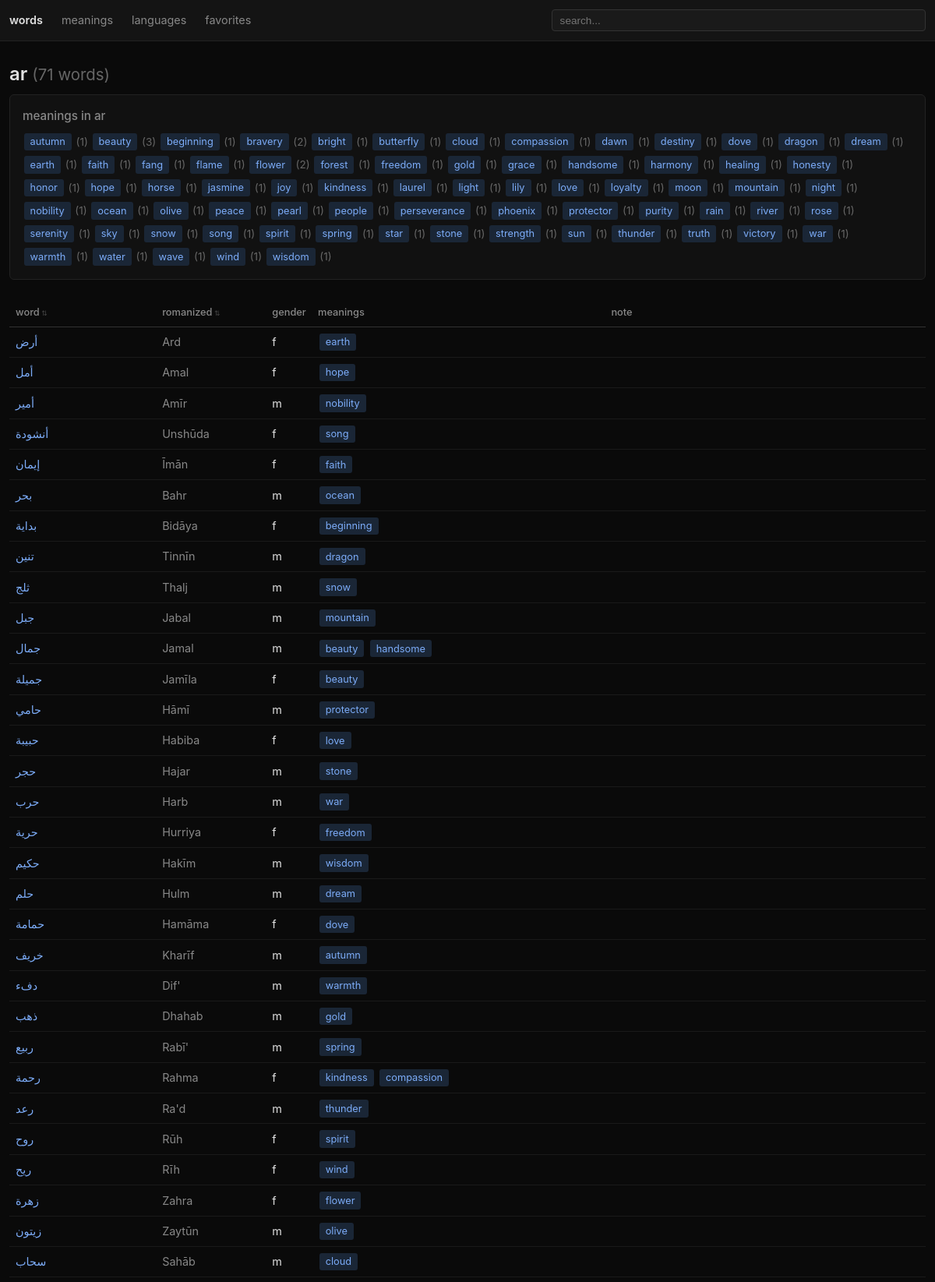
Page /language/ar (upper part) on the committed database.
### tables this page shows
CREATE TABLE words (
    id INTEGER PRIMARY KEY,
    text TEXT NOT NULL,
    romanized TEXT,
    language TEXT NOT NULL,
    gender TEXT,
    note TEXT
);

### web.py (the view)
@app.route("/language/<lang>")
def language_detail(lang):
    db = get_db()
    words = db.execute("""
        SELECT w.id, w.text, w.romanized, w.gender, w.note,
            GROUP_CONCAT(m.label, ', ') AS meanings
        FROM words w
        LEFT JOIN word_meanings wm ON w.id = wm.word_id
        LEFT JOIN meanings m ON wm.meaning_id = m.id
        WHERE w.language = ?
        GROUP BY w.id ORDER BY w.text
    """, (lang,)).fetchall()
    by_meaning = defaultdict(list)
    for w in words:
        if w["meanings"]:
            for ml in w["meanings"].split(", "):
                by_meaning[ml].append(w)
        else:
            by_meaning["(unassigned)"].append(w)
    return render_template("language.html",
        lang=lang, words=words, by_meaning=dict(sorted(by_meaning.items())))

### web.py (called while the page is built)
def get_db():
    if "db" not in g:
        g.db = sqlite3.connect(DB_PATH)
        g.db.execute("PRAGMA foreign_keys=ON")
        g.db.row_factory = sqlite3.Row
    return g.db

### templates/language.html (shortened to what this page needs)
{% extends "base.html" %}
{% block content %}
<h1>{{ lang }} <span class="count">({{ words|length }} words)</span></h1>
<div class="facets">
  <h3>meanings in {{ lang }}</h3>
  <ul class="tag-list">
  {% for m, ws in by_meaning.items() %}
    <li><a href="/words?lang={{ lang }}&meaning={{ m }}" class="tag">{{ m }}</a> <span class="count">({{ ws|length }})</span></li>
  {% endfor %}
  </ul>
</div>
<table>
<thead><tr>
  <th class="col-word-wide" data-sort>word</th><th class="col-rom" data-sort>romanized</th><th class="col-gender">gender</th><th class="col-meanings-wide">meanings</th><th class="col-note-wide">note</th>
</tr></thead>
<tbody>
{% for w in words %}
<tr>
  <td><a href="/word/{{ w.id }}">{{ w.text }}</a></td>
  <td class="romanized">{{ w.romanized or w.text }}</td>
  <td>{{ w.gender or '' }}</td>
  <td class="meanings-col">
    {% if w.meanings %}
      {% for m in w.meanings.split(', ') %}
        <a href="/words?meaning={{ m }}" class="tag">{{ m }}</a>
      {% endfor %}
    {% endif %}
  </td>
  <td class="note">{{ w.note or '' }}</td>
</tr>
{% endfor %}
</tbody>
</table>
{% endblock %}

### static/style.css (style rules this page uses)
* { margin: 0; padding: 0; box-sizing: border-box; }
body { font-family: "Inter", system-ui, -apple-system, sans-serif; background: #0a0a0a; color: #e0e0e0; line-height: 1.5; }
h1 { font-size: 1.5rem; font-weight: 600; margin-bottom: 0.5rem; }
h3 { font-size: 0.95rem; font-weight: 500; margin: 1rem 0 0.25rem; color: #999; }
a { color: #7cacf8; text-decoration: none; }
table { width: 100%; border-collapse: collapse; font-size: 0.9rem; table-layout: fixed; }
thead th { text-align: left; padding: 0.5rem; border-bottom: 1px solid #333; color: #888; font-weight: 500; font-size: 0.8rem; text-transform: lowercase; }
tbody td { padding: 0.4rem 0.5rem; border-bottom: 1px solid #1a1a1a; overflow: hidden; text-overflow: ellipsis; white-space: nowrap; }
.col-rom { width: 12%; }
.col-gender { width: 5%; }
.col-word-wide { width: 16%; }
.col-meanings-wide { width: 32%; white-space: normal; }
.col-note-wide { width: 35%; }
.romanized { color: #888; }
.note { color: #666; font-size: 0.85rem; }
.count { color: #666; font-weight: normal; font-size: 0.85em; }
.tag { display: inline-block; padding: 0.1rem 0.5rem; background: #1a2636; border-radius: 3px; font-size: 0.8rem; color: #7cacf8; margin: 0.1rem; }
.tag-list { list-style: none; display: flex; flex-wrap: wrap; gap: 0.25rem; }
.tag-list li { display: flex; align-items: center; gap: 0.25rem; }
.romanized { color: #888; font-weight: normal; }
.facets { background: #111; border: 1px solid #222; border-radius: 6px; padding: 1rem; margin-bottom: 1.5rem; }
.facets h3 { margin: 0 0 0.5rem; color: #888; }
.meanings-col { white-space: normal; }
th[data-sort] { cursor: pointer; user-select: none; }
th[data-sort]::after { content: " ⇅"; font-size: 0.7em; color: #444; }

### rows in the picture
words: text "أرض", romanized "Ard", gender "f", m "earth"
words: text "أمل", romanized "Amal", gender "f", m "hope"
words: text "أمير", romanized "Amīr", gender "m", m "nobility"
words: text "أنشودة", romanized "Unshūda", gender "f", m "song"
words: text "إيمان", romanized "Īmān", gender "f", m "faith"
words: text "بحر", romanized "Bahr", gender "m", m "ocean"
words: text "بداية", romanized "Bidāya", gender "f", m "beginning"
words: text "تنين", romanized "Tinnīn", gender "m", m "dragon"
words: text "ثلج", romanized "Thalj", gender "m", m "snow"
words: text "جبل", romanized "Jabal", gender "m", m "mountain"
words: text "جمال", romanized "Jamal", gender "m", m "beauty" "handsome"
words: text "جميلة", romanized "Jamīla", gender "f", m "beauty"
words: text "حامي", romanized "Hāmī", gender "m", m "protector"
words: text "حبيبة", romanized "Habiba", gender "f", m "love"
words: text "حجر", romanized "Hajar", gender "m", m "stone"
words: text "حرب", romanized "Harb", gender "m", m "war"
words: text "حرية", romanized "Hurriya", gender "f", m "freedom"
words: text "حكيم", romanized "Hakīm", gender "m", m "wisdom"
words: text "حلم", romanized "Hulm", gender "m", m "dream"
words: text "حمامة", romanized "Hamāma", gender "f", m "dove"
words: text "خريف", romanized "Kharīf", gender "m", m "autumn"
words: text "دفء", romanized "Dif'", gender "m", m "warmth"
words: text "ذهب", romanized "Dhahab", gender "m", m "gold"
words: text "ربيع", romanized "Rabī'", gender "m", m "spring"
words: text "رحمة", romanized "Rahma", gender "f", m "kindness" "compassion"
words: text "رعد", romanized "Ra'd", gender "m", m "thunder"
words: text "روح", romanized "Rūh", gender "f", m "spirit"
words: text "ريح", romanized "Rīh", gender "f", m "wind"
words: text "زهرة", romanized "Zahra", gender "f", m "flower"
words: text "زيتون", romanized "Zaytūn", gender "m", m "olive"
words: text "سحاب", romanized "Sahāb", gender "m", m "cloud"

### other values in the picture
{{ lang }} "ar"
{{ words|length }} "71"
{{ m }} "autumn" "beauty" "beginning" "bravery" "bright" "butterfly" "cloud" "compassion" "dawn" "destiny" "dove" "dragon" "dream" "earth" "faith" "fang" "flame" "flower" "forest" "freedom" "gold" "grace" "handsome" "harmony" "healing" "honesty" "honor" "hope" "horse" "jasmine" "joy" "kindness" "laurel" "light" "lily" "love" "loyalty" "moon" "mountain" "night" "nobility" "ocean" "olive" "peace" "pearl" "people" "perseverance" "phoenix" "protector" "purity" "rain" "river" "rose" "serenity" "sky" "snow" "song" "spirit" "spring" "star" "stone" "strength" "sun" "thunder" "truth" "victory" "war" "warmth" "water" "wave" "wind" "wisdom"
{{ ws|length }} "1" "3" "1" "2" "1" "1" "1" "1" "1" "1" "1" "1" "1" "1" "1" "1" "1" "2" "1" "1" "1" "1" "1" "1" "1" "1" "1" "1" "1" "1" "1" "1" "1" "1" "1" "1" "1" "1" "1" "1" "1" "1" "1" "1" "1" "1" "1" "1" "1" "1" "1" "1" "1" "1" "1" "1" "1" "1" "1" "1" "1" "1" "1" "1" "1" "1" "1" "1" "1" "1" "1" "1"
